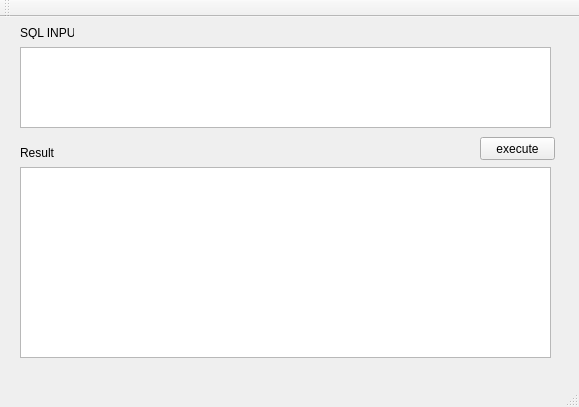
<?xml version="1.0" encoding="UTF-8"?>
<ui version="4.0">
 <class>MainWindow</class>
 <widget class="QMainWindow" name="MainWindow">
  <property name="geometry">
   <rect>
    <x>0</x>
    <y>0</y>
    <width>579</width>
    <height>407</height>
   </rect>
  </property>
  <property name="windowTitle">
   <string>MainWindow</string>
  </property>
  <widget class="QWidget" name="centralWidget">
   <widget class="QPushButton" name="pushButton">
    <property name="geometry">
     <rect>
      <x>480</x>
      <y>120</y>
      <width>75</width>
      <height>23</height>
     </rect>
    </property>
    <property name="text">
     <string>execute</string>
    </property>
   </widget>
   <widget class="QTextEdit" name="input_text">
    <property name="geometry">
     <rect>
      <x>20</x>
      <y>30</y>
      <width>531</width>
      <height>81</height>
     </rect>
    </property>
   </widget>
   <widget class="QTextBrowser" name="textBrowser">
    <property name="geometry">
     <rect>
      <x>20</x>
      <y>150</y>
      <width>531</width>
      <height>191</height>
     </rect>
    </property>
   </widget>
   <widget class="QLabel" name="label">
    <property name="geometry">
     <rect>
      <x>20</x>
      <y>130</y>
      <width>54</width>
      <height>12</height>
     </rect>
    </property>
    <property name="text">
     <string>Result</string>
    </property>
   </widget>
   <widget class="QLabel" name="label_2">
    <property name="geometry">
     <rect>
      <x>20</x>
      <y>10</y>
      <width>54</width>
      <height>12</height>
     </rect>
    </property>
    <property name="text">
     <string>SQL INPUT</string>
    </property>
   </widget>
  </widget>
  <widget class="QMenuBar" name="menuBar">
   <property name="geometry">
    <rect>
     <x>0</x>
     <y>0</y>
     <width>579</width>
     <height>23</height>
    </rect>
   </property>
  </widget>
  <widget class="QToolBar" name="mainToolBar">
   <attribute name="toolBarArea">
    <enum>TopToolBarArea</enum>
   </attribute>
   <attribute name="toolBarBreak">
    <bool>false</bool>
   </attribute>
  </widget>
  <widget class="QStatusBar" name="statusBar"/>
 </widget>
 <layoutdefault spacing="6" margin="11"/>
 <resources/>
 <connections/>
</ui>
